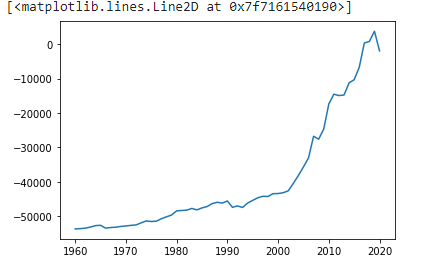

Generate this figure with Python:
import pandas as pd
import numpy as np
import matplotlib.pyplot as plt
from sklearn import linear_model
import matplotlib.pyplot as plt
df=pd.read_csv("/content/india-gdp-per-capita.csv")
df#display data set
reg = linear_model.LinearRegression()
reg.fit(df[['date']],df.gdp)
dt=0.01
Y=(df[['gdp']])
pr=reg.predict(Y)
%matplotlib inline
plt.subplot(111)
plt.plot(df.date,pr)
